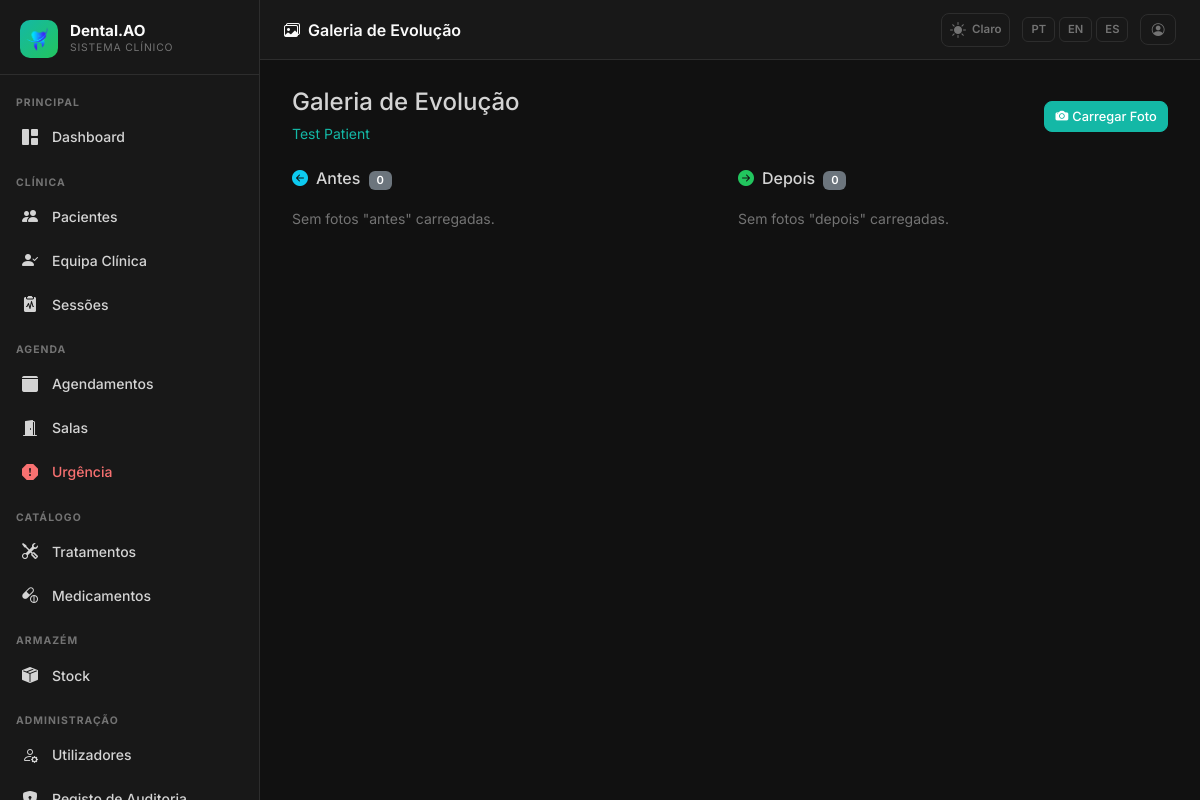
Page /sessions/patients/1/gallery (signed in) on the committed database.
### app/models.py (models this page shows, shortened)
class AppSetting(db.Model):
    __tablename__ = 'app_settings'
    key   = db.Column(db.String(64), primary_key=True)
    value = db.Column(db.Text, nullable=True)
    _DEFAULTS = {
        'app_name':       'DentalCare Pro',
        'app_logo':       '',
        'bg_dark':        '#111111',
        'sidebar_dark':   '#181818',
        'card_dark':      '#1e1e1e',
        'border_dark':    '#2d2d2d',
        'text_dark':      '#d4d4d4',
        'primary_dark':   '#14b8a6',
        'success_dark':   '#22c55e',
        'danger_dark':    '#f87171',
        'warning_dark':   '#fbbf24',
        'bg_light':       '#f0f4f8',
        'card_light':     '#ffffff',
        'border_light':   '#d1dce8',
        'text_light':     '#334155',
        'primary_light':  '#1976d2',
        'success_light':  '#00875a',
        'danger_light':   '#d32f2f',
        'warning_light':  '#e65100',
        'xray_max_mb':        '10',
        'stock_invoice_max_mb': '5',
        'urgency_surcharge':  '30',
    }
    @classmethod
    def all_as_dict(cls):
        stored = {s.key: s.value for s in cls.query.all()}
        result = dict(cls._DEFAULTS)
        result.update(stored)
        return result

class Patient(db.Model):
    __tablename__ = 'patients'
    id = db.Column(db.Integer, primary_key=True)
    user_id = db.Column(db.Integer, db.ForeignKey('users.id'), nullable=True)
    full_name = db.Column(db.String(200), nullable=False)
    date_of_birth = db.Column(db.Date, nullable=True)
    gender = db.Column(db.String(20), nullable=True)
    id_doc = db.Column('cpf_nif', db.String(30), nullable=True, unique=True)
    nationality = db.Column(db.String(100), nullable=True)
    address = db.Column(db.Text, nullable=True)
    city = db.Column(db.String(100), nullable=True)
    postal_code = db.Column(db.String(20), nullable=True)
    phone = db.Column(db.String(30), nullable=True)
    email = db.Column(db.String(120), nullable=True)
    emergency_contact_name = db.Column(db.String(200), nullable=True)
    emergency_contact_phone = db.Column(db.String(30), nullable=True)
    insurance_provider = db.Column(db.String(100), nullable=True)
    insurance_number = db.Column(db.String(50), nullable=True)
    photo_path = db.Column(db.String(500), nullable=True)
    anamnesis_pt = db.Column(db.Text, nullable=True)
    anamnesis_en = db.Column(db.Text, nullable=True)
    anamnesis_es = db.Column(db.Text, nullable=True)
    allergies_pt = db.Column(db.Text, nullable=True)
    allergies_en = db.Column(db.Text, nullable=True)
    allergies_es = db.Column(db.Text, nullable=True)
    medications_pt = db.Column(db.Text, nullable=True)
    medications_en = db.Column(db.Text, nullable=True)
    medications_es = db.Column(db.Text, nullable=True)
    chronic_conditions_pt = db.Column(db.Text, nullable=True)
    chronic_conditions_en = db.Column(db.Text, nullable=True)
    chronic_conditions_es = db.Column(db.Text, nullable=True)
    assigned_dentist_id = db.Column(db.Integer, db.ForeignKey('users.id'), nullable=True)
    is_active = db.Column(db.Boolean, default=True)
    created_at = db.Column(db.DateTime, default=lambda: datetime.now(timezone.utc))
    updated_at = db.Column(db.DateTime, default=lambda: datetime.now(timezone.utc),
                           onupdate=lambda: datetime.now(timezone.utc))
    user = db.relationship('User', foreign_keys=[user_id], backref='patient_profile')
    assigned_dentist = db.relationship('User', foreign_keys=[assigned_dentist_id], backref='assigned_patients')
    sessions = db.relationship('ClinicalSession', backref='patient', lazy='dynamic')
    appointments = db.relationship('Appointment', backref='patient', lazy='dynamic')
    care_team = db.relationship('PatientCareTeam', backref='patient', lazy='dynamic',
                                cascade='all, delete-orphan')

### app/sessions/routes.py (the view)
@sessions_bp.route('/patients/<int:patient_id>/gallery')
@login_required
def evolution_gallery(patient_id):
    patient = Patient.query.get_or_404(patient_id)
    _check_patient_access(patient)
    photos = EvolutionPhoto.query.filter_by(patient_id=patient_id).order_by(EvolutionPhoto.uploaded_at).all()
    before = [p for p in photos if p.photo_type == 'before']
    after = [p for p in photos if p.photo_type == 'after']
    form = EvolutionPhotoForm()
    can_upload = current_user.role in [Role.SUPERADMIN, Role.CLINICAL_DIRECTOR, Role.DENTIST]
    return render_template('sessions/evolution_gallery.html', patient=patient,
                           photos=photos, before=before, after=after,
                           form=form, can_upload=can_upload)

### app/templates/sessions/evolution_gallery.html (shortened to what this page needs)
{% extends 'base.html' %}
{% block page_title %}<i class="bi bi-images me-2"></i>{{ _('Galeria de Evolução') }}{% endblock %}
{% block content %}
<div class="d-flex justify-content-between align-items-center mb-4 flex-wrap gap-2">
  <div>
    <h4 class="mb-1" style="color:var(--dc-text)">{{ _('Galeria de Evolução') }}</h4>
    <small style="color:var(--dc-text-muted)">
      <a href="{{ url_for('patients.detail', patient_id=patient.id) }}" style="color:var(--dc-primary)">{{ patient.full_name }}</a>
    </small>
  </div>
  {% if can_upload %}
  <button class="btn btn-primary btn-sm" data-bs-toggle="modal" data-bs-target="#uploadModal">
    <i class="bi bi-camera-fill me-1"></i>{{ _('Carregar Foto') }}
  </button>
  {% endif %}
</div>
<div class="row g-3">
  <div class="col-md-6">
    <h6 class="mb-3" style="color:var(--dc-text)"><i class="bi bi-arrow-left-circle-fill me-2 text-info"></i>{{ _('Antes') }} <span class="badge bg-secondary ms-1">{{ before|length }}</span></h6>
    <div class="row g-2">
      {% for p in before %}
      <div class="col-6">
        <div class="dc-card p-0 overflow-hidden evo-photo-card" style="position:relative">
          <a href="{{ url_for('main.serve_upload', filename=p.file_path) }}" target="_blank">
            <img src="{{ url_for('main.serve_upload', filename=p.file_path) }}" alt="{{ p.caption or _('Antes') }}"
                 style="width:100%;height:140px;object-fit:cover;display:block">
          </a>
          <div class="p-2">
            <div class="small text-truncate" style="color:var(--dc-text);font-size:.78rem">{{ p.caption or '—' }}</div>
            <div style="color:var(--dc-text-muted);font-size:.7rem">{{ p.uploaded_at.strftime('%d/%m/%Y') if p.uploaded_at else '' }}</div>
          </div>
          {% if can_upload %}
          <form method="POST" action="{{ url_for('sessions.delete_evolution_photo', patient_id=patient.id, photo_id=p.id) }}"
                style="position:absolute;top:4px;right:4px">
            <input type="hidden" name="csrf_token" value="{{ csrf_token() }}">
            <button class="btn btn-danger btn-sm py-0 px-1" style="font-size:.65rem" onclick="return confirm('{{ _('Remover foto?') }}')">
              <i class="bi bi-trash3"></i>
            </button>
          </form>
          {% endif %}
        </div>
      </div>
      {% else %}
      <div class="col-12"><small class="text-muted">{{ _('Sem fotos "antes" carregadas.') }}</small></div>
      {% endfor %}
    </div>
  </div>
  <div class="col-md-6">
    <h6 class="mb-3" style="color:var(--dc-text)"><i class="bi bi-arrow-right-circle-fill me-2 text-success"></i>{{ _('Depois') }} <span class="badge bg-secondary ms-1">{{ after|length }}</span></h6>
    <div class="row g-2">
      {% for p in after %}
      <div class="col-6">
        <div class="dc-card p-0 overflow-hidden evo-photo-card" style="position:relative">
          <a href="{{ url_for('main.serve_upload', filename=p.file_path) }}" target="_blank">
            <img src="{{ url_for('main.serve_upload', filename=p.file_path) }}" alt="{{ p.caption or _('Depois') }}"
                 style="width:100%;height:140px;object-fit:cover;display:block">
          </a>
          <div class="p-2">
            <div class="small text-truncate" style="color:var(--dc-text);font-size:.78rem">{{ p.caption or '—' }}</div>
            <div style="color:var(--dc-text-muted);font-size:.7rem">{{ p.uploaded_at.strftime('%d/%m/%Y') if p.uploaded_at else '' }}</div>
          </div>
          {% if can_upload %}
          <form method="POST" action="{{ url_for('sessions.delete_evolution_photo', patient_id=patient.id, photo_id=p.id) }}"
                style="position:absolute;top:4px;right:4px">
            <input type="hidden" name="csrf_token" value="{{ csrf_token() }}">
            <button class="btn btn-danger btn-sm py-0 px-1" style="font-size:.65rem" onclick="return confirm('{{ _('Remover foto?') }}')">
              <i class="bi bi-trash3"></i>
            </button>
          </form>
          {% endif %}
        </div>
      </div>
      {% else %}
      <div class="col-12"><small class="text-muted">{{ _('Sem fotos "depois" carregadas.') }}</small></div>
      {% endfor %}
    </div>
  </div>
</div>
{% endblock %}

### app/templates/base.html (shortened to what this page needs)
<!DOCTYPE html>
<html lang="{{ get_locale() }}" data-dc-theme="{{ session.get('theme', 'dark') }}">
<head>
  <link href="https://cdn.jsdelivr.net/npm/bootstrap@5.3.2/dist/css/bootstrap.min.css" rel="stylesheet">
  <link href="https://cdn.jsdelivr.net/npm/bootstrap-icons@1.11.3/font/bootstrap-icons.min.css" rel="stylesheet">
  <link href="{{ url_for('static', filename='css/dental.css') }}" rel="stylesheet">
</head>
<body>
<aside class="dc-sidebar" id="dcSidebar">
  <div class="dc-brand">
    <div class="dc-brand-icon">
      {% if app_settings.app_logo %}
        <img src="{{ url_for('superadmin.logo_file', filename=app_settings.app_logo) }}"
             alt="{{ app_settings.app_name }}"
             style="width:36px;height:36px;object-fit:contain;border-radius:6px;">
      {% else %}
        <i class="bi bi-heart-pulse-fill"></i>
      {% endif %}
    </div>
    <div class="flex-fill">
      <div class="dc-brand-name">{{ app_settings.app_name }}</div>
      <div class="dc-brand-sub">{{ _('Sistema Clínico') }}</div>
    </div>
  </div>
  <nav class="dc-nav">
    {% set role = current_user.role %}
    <div class="dc-nav-section">{{ _('Principal') }}</div>
    <a href="{{ url_for('main.dashboard') }}"
       class="dc-nav-item {% if request.endpoint == 'main.dashboard' %}active{% endif %}">
      <i class="bi bi-grid-1x2-fill"></i> {{ _('Dashboard') }}
    </a>
    {% if role in ['superadmin', 'clinical_director', 'dentist', 'reception'] %}
    <div class="dc-nav-section mt-2">{{ _('Clínica') }}</div>
    {% endif %}
    {% if role in ['superadmin', 'clinical_director', 'dentist', 'reception'] %}
    <a href="{{ url_for('patients.index') }}"
       class="dc-nav-item {% if request.endpoint == 'patients.index' or request.endpoint in ['patients.new','patients.edit','patients.detail'] %}active{% endif %}">
      <i class="bi bi-people-fill"></i> {{ _('Pacientes') }}
    </a>
    {% endif %}
    {% if role in ['superadmin', 'clinical_director'] %}
    <a href="{{ url_for('patients.care_team_pending') }}"
       class="dc-nav-item {% if request.endpoint == 'patients.care_team_pending' %}active{% endif %}">
      <i class="bi bi-person-check-fill"></i> {{ _('Equipa Clínica') }}
    </a>
    {% endif %}
    {% if role in ['superadmin', 'clinical_director', 'dentist'] %}
    <a href="{{ url_for('sessions.index') }}"
       class="dc-nav-item {% if request.endpoint and 'sessions.' in request.endpoint and 'audit' not in request.endpoint and 'evolution' not in request.endpoint %}active{% endif %}">
      <i class="bi bi-clipboard2-pulse-fill"></i> {{ _('Sessões') }}
    </a>
    {% endif %}
    {% if role in ['superadmin', 'clinical_director', 'reception', 'dentist'] %}
    <div class="dc-nav-section mt-2">{{ _('Agenda') }}</div>
    {% endif %}
    {% if role in ['superadmin', 'clinical_director', 'reception'] %}
    <a href="{{ url_for('scheduling.calendar') }}"
       class="dc-nav-item {% if request.endpoint and 'scheduling.' in request.endpoint and 'emergency' not in request.endpoint and 'room' not in request.endpoint %}active{% endif %}">
      <i class="bi bi-calendar3-fill"></i> {{ _('Agendamentos') }}
    </a>
    {% endif %}
    {% if role in ['superadmin', 'clinical_director', 'reception', 'dentist'] %}
    <a href="{{ url_for('scheduling.rooms') }}"
       class="dc-nav-item {% if request.endpoint and 'rooms' in request.endpoint %}active{% endif %}">
      <i class="bi bi-door-open-fill"></i> {{ _('Salas') }}
    </a>
    {% endif %}
    {% if role in ['superadmin', 'clinical_director', 'reception', 'dentist'] %}
    <a href="{{ url_for('scheduling.emergency') }}"
       class="dc-nav-item {% if request.endpoint and 'emergency' in request.endpoint %}active{% endif %}"
       style="color:var(--dc-danger)">
      <i class="bi bi-exclamation-octagon-fill"></i> {{ _('Urgência') }}
    </a>
    {% endif %}
    {% if role in ['superadmin', 'clinical_director', 'dentist'] %}
    <div class="dc-nav-section mt-2">{{ _('Catálogo') }}</div>
    <a href="{{ url_for('admin.treatments') }}"
       class="dc-nav-item {% if 'treatments' in request.endpoint %}active{% endif %}">
      <i class="bi bi-tools"></i> {{ _('Tratamentos') }}
    </a>
    <a href="{{ url_for('admin.medicines') }}"
       class="dc-nav-item {% if 'medicine' in request.endpoint %}active{% endif %}">
      <i class="bi bi-capsule-pill"></i> {{ _('Medicamentos') }}
    </a>
    {% endif %}
    {% if role in ['superadmin', 'clinical_director', 'dentist', 'receptionist'] %}
    <div class="dc-nav-section mt-2">{{ _('Armazém') }}</div>
    <a href="{{ url_for('stock.index') }}"
       class="dc-nav-item {% if request.endpoint and 'stock.' in request.endpoint %}active{% endif %}">
      <i class="bi bi-box-seam-fill"></i> {{ _('Stock') }}
    </a>
    {% endif %}
    {% if role in ['superadmin', 'clinical_director'] %}
    <div class="dc-nav-section mt-2">{{ _('Administração') }}</div>
    <a href="{{ url_for('admin.users') }}"
       class="dc-nav-item {% if 'user' in request.endpoint %}active{% endif %}">
      <i class="bi bi-person-gear"></i> {{ _('Utilizadores') }}
    </a>
    <a href="{{ url_for('admin.audit_log') }}"
       class="dc-nav-item {% if 'audit' in request.endpoint %}active{% endif %}">
      <i class="bi bi-shield-lock-fill"></i> {{ _('Registo de Auditoria') }}
    </a>
    {% endif %}
  </nav>
</aside>
<header class="dc-topbar">
  <span class="page-title">{% block page_title %}{% endblock %}</span>
  <div class="topbar-actions">
    <a href="{{ url_for('auth.toggle_theme') }}"
       class="theme-toggle"
       title="{{ _('Alternar tema') }}">
      {% if session.get('theme', 'dark') == 'dark' %}
        <i class="bi bi-sun-fill"></i><span style="font-size:.72rem;font-weight:600;margin-left:2px">{{ _('Claro') }}</span>
      {% else %}
        <i class="bi bi-moon-stars-fill"></i><span style="font-size:.72rem;font-weight:600;margin-left:2px">{{ _('Escuro') }}</span>
      {% endif %}
    </a>
    <div class="lang-switcher">
      <a href="{{ url_for('auth.set_lang', lang='pt') }}"
         class="lang-btn {% if get_locale() == 'pt' %}active{% endif %}">PT</a>
      <a href="{{ url_for('auth.set_lang', lang='en') }}"
         class="lang-btn {% if get_locale() == 'en' %}active{% endif %}">EN</a>
      <a href="{{ url_for('auth.set_lang', lang='es') }}"
         class="lang-btn {% if get_locale() == 'es' %}active{% endif %}">ES</a>
    </div>
    <a href="{{ url_for('auth.profile') }}" class="btn btn-sm btn-outline-secondary" title="{{ _('Meu Perfil') }}">
      <i class="bi bi-person-circle"></i>
    </a>
  </div>
</header>
<main class="dc-main">
  <div class="dc-content">
    {% block content %}{% endblock %}
  </div>
</main>
</body>
</html>

### rows in the picture
AppSetting: value (picture)
AppSetting: app_name "Dental.AO"
Patient: full_name "Test Patient"

### other values in the picture
{{ before|length }} "0"
{{ after|length }} "0"
